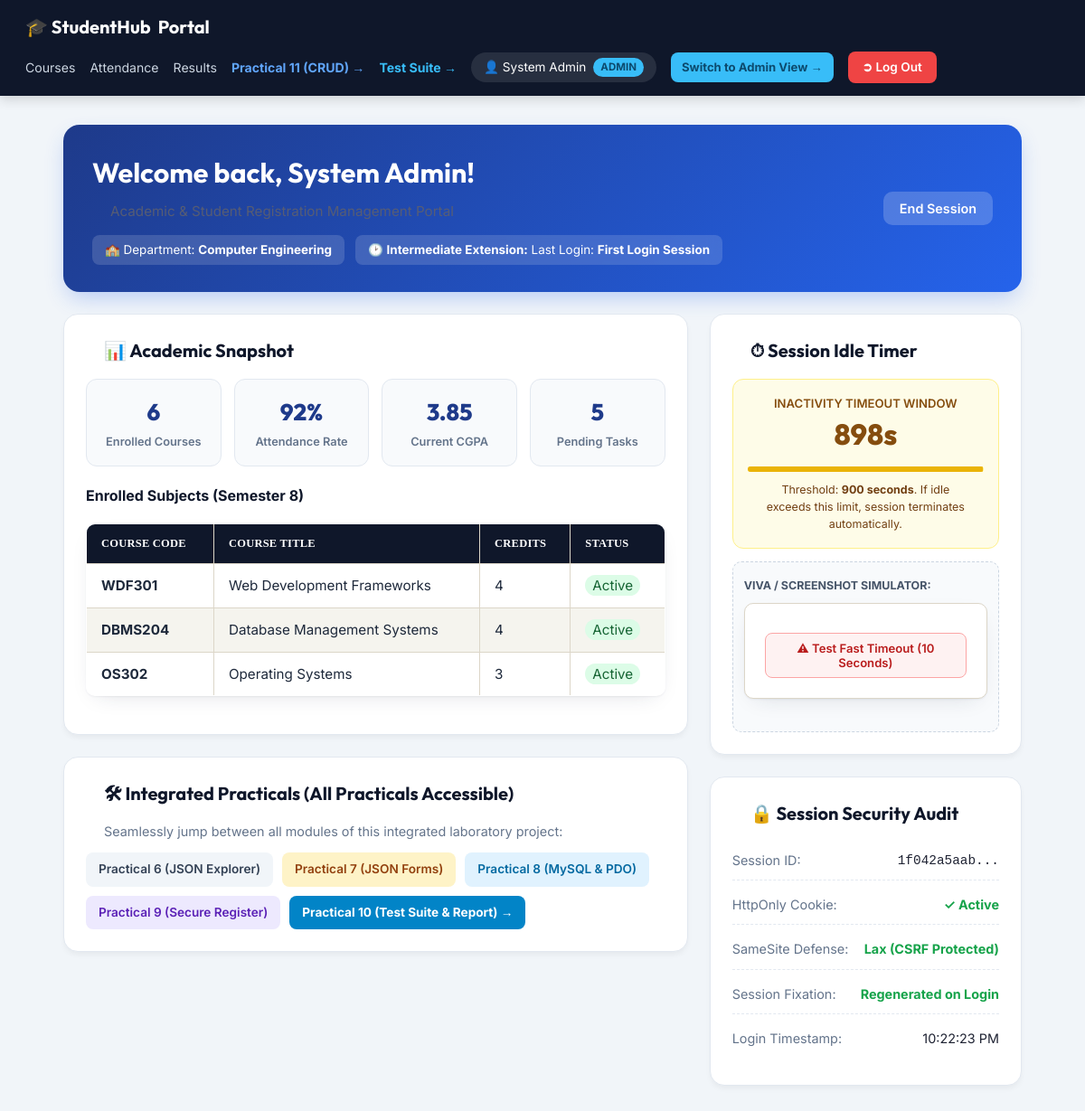
Page /dashboard.php (signed in) on the committed database.
### tables this page shows
CREATE TABLE `users` (
    `user_id` INT AUTO_INCREMENT PRIMARY KEY,
    `username` VARCHAR(50) NOT NULL UNIQUE,
    `full_name` VARCHAR(100) NOT NULL,
    `email` VARCHAR(120) NOT NULL UNIQUE,
    `password_hash` VARCHAR(255) NOT NULL,
    `phone` VARCHAR(15) NOT NULL,
    `department` VARCHAR(50) NOT NULL,
    `semester` TINYINT UNSIGNED NOT NULL DEFAULT 1 CHECK (`semester` BETWEEN 1 AND 8),
    `role` ENUM('STUDENT', 'FACULTY', 'ADMIN') NOT NULL DEFAULT 'STUDENT',
    `is_active` TINYINT(1) NOT NULL DEFAULT 1,
    `last_login` TIMESTAMP NULL DEFAULT NULL,
    `created_at` TIMESTAMP DEFAULT CURRENT_TIMESTAMP,
    `updated_at` TIMESTAMP DEFAULT CURRENT_TIMESTAMP ON UPDATE CURRENT_TIMESTAMP,
    INDEX `idx_users_email` (`email`),
    INDEX `idx_users_username` (`username`),
    INDEX `idx_users_role` (`role`)
);

### auth.php (called while the page is built, shortened)
<?php
function initSecureSession() {
    if (!empty($_SESSION['user_id'])) {
        $timeout = isset($_SESSION['custom_timeout']) ? (int)$_SESSION['custom_timeout'] : DEFAULT_SESSION_TIMEOUT;
    }
}
function checkSessionTimeout($timeoutSeconds = DEFAULT_SESSION_TIMEOUT) {
    $now = time();
    $lastActivity = $_SESSION['last_activity'] ?? $now;
    $idleTime = $now - $lastActivity;
}
function isLoggedIn() {
    return !empty($_SESSION['user_id']);
}
function getCurrentUser() {
    return [
        'user_id'       => $_SESSION['user_id'],
        'username'      => $_SESSION['username'],
        'full_name'     => $_SESSION['full_name'],
        'email'         => $_SESSION['email'],
        'role'          => $_SESSION['role'],
        'department'    => $_SESSION['department'] ?? 'General',
        'semester'      => $_SESSION['semester'] ?? 1,
        'login_time'    => $_SESSION['login_time'] ?? time(),
        'last_activity' => $_SESSION['last_activity'] ?? time()
    ];
}

### dashboard.php (the view, shortened to what this page needs)
<?php
require_once __DIR__ . '/auth.php';
$user = getCurrentUser();
$mysqli = getMySQLiConnection(true);
$lastLoginDisplay = 'First Login Session';
if ($mysqli && !empty($user['user_id'])) {
    $stmt = $mysqli->prepare("SELECT full_name, email, department, semester, role, last_login, created_at FROM users WHERE user_id = ?");
    if ($stmt) {
        $stmt->bind_param("i", $user['user_id']);
        $stmt->execute();
        $row = $stmt->get_result()->fetch_assoc();
    }
}
$timeoutSeconds = isset($_SESSION['custom_timeout']) ? (int)$_SESSION['custom_timeout'] : DEFAULT_SESSION_TIMEOUT;
$idleTime = time() - ($_SESSION['last_activity'] ?? time());
$remainingSeconds = max(0, $timeoutSeconds - $idleTime);
?>
<!DOCTYPE html>
<html lang="en">
<head>
    <link rel="stylesheet" href="style.css">
</head>
<body>
    <header class="top-navbar">
        <a href="index.html" class="brand-logo">
            &#127891; StudentHub <span>Portal</span>
        </a>
        <div class="nav-actions">
            <a href="courses.html" style="color: #cbd5e1; text-decoration: none; font-size: 0.88rem;">Courses</a>
            <a href="attendance.html" style="color: #cbd5e1; text-decoration: none; font-size: 0.88rem;">Attendance</a>
            <a href="result.html" style="color: #cbd5e1; text-decoration: none; font-size: 0.88rem;">Results</a>
            <a href="practical11_students.php" style="color: #60a5fa; text-decoration: none; font-size: 0.88rem; font-weight: 700;">Practical 11 (CRUD) &rarr;</a>
            <a href="practical10_test.php" style="color: #38bdf8; text-decoration: none; font-size: 0.88rem; font-weight: 700;">Test Suite &rarr;</a>
            <div class="user-tag">
                <span>&#128100; <?= htmlspecialchars($user['full_name']) ?></span>
                <span class="role-badge"><?= htmlspecialchars($user['role']) ?></span>
            </div>
            <?php if ($user['role'] === 'ADMIN'): ?>
                <a href="admin_dashboard.php" style="background: #38bdf8; color: #0c4a6e; text-decoration: none; padding: 6px 12px; border-radius: 8px; font-size: 0.82rem; font-weight: 700;">
                    Switch to Admin View &rarr;
                </a>
            <?php endif; ?>
            <a href="logout.php" class="btn-logout">&#10162; Log Out</a>
        </div>
    </header>
    <div class="container">
        <div class="welcome-card">
            <div>
                <h1>Welcome back, <?= htmlspecialchars($user['full_name']) ?>!</h1>
                <p>Academic &amp; Student Registration Management Portal</p>
                <div class="meta-chips">
                    <div class="meta-chip">&#127979; Department: <strong><?= htmlspecialchars($user['department']) ?></strong></div>
                    <div class="meta-chip">&#128337; <strong>Intermediate Extension:</strong> Last Login: <strong><?= $lastLoginDisplay ?></strong></div>
                </div>
            </div>
            <div>
                <a href="logout.php" style="background: rgba(255,255,255,0.2); color: #fff; padding: 10px 18px; border-radius: 10px; text-decoration: none; font-weight: 600; font-size: 0.9rem; backdrop-filter: blur(8px);">
                    End Session
                </a>
            </div>
        </div>
        <div class="dashboard-grid">
            <div>
                <div class="card">
                    <h3>&#128202; Academic Snapshot</h3>
                    <div class="stat-grid">
                        <div class="stat-box">
                            <div class="stat-value">6</div>
                            <div class="stat-label">Enrolled Courses</div>
                        </div>
                        <div class="stat-box">
                            <div class="stat-value">92%</div>
                            <div class="stat-label">Attendance Rate</div>
                        </div>
                        <div class="stat-box">
                            <div class="stat-value">3.85</div>
                            <div class="stat-label">Current CGPA</div>
                        </div>
                        <div class="stat-box">
                            <div class="stat-value">5</div>
                            <div class="stat-label">Pending Tasks</div>
                        </div>
                    </div>
                    <h4 style="margin: 20px 0 12px 0; color: #0f172a;">Enrolled Subjects (Semester <?= htmlspecialchars($user['semester']) ?>)</h4>
                    <table class="data-table" style="width: 100%; border-collapse: collapse; font-size: 0.88rem;">
                        <thead>
                            <tr style="background: #f8fafc; text-align: left;">
                                <th style="padding: 10px; border-bottom: 2px solid #e2e8f0;">Course Code</th>
                                <th style="padding: 10px; border-bottom: 2px solid #e2e8f0;">Course Title</th>
                                <th style="padding: 10px; border-bottom: 2px solid #e2e8f0;">Credits</th>
                                <th style="padding: 10px; border-bottom: 2px solid #e2e8f0;">Status</th>
                            </tr>
                        </thead>
                        <tbody>
                            <tr>
                                <td style="padding: 10px; border-bottom: 1px solid #e2e8f0;"><strong>WDF301</strong></td>
                                <td style="padding: 10px; border-bottom: 1px solid #e2e8f0;">Web Development Frameworks</td>
                                <td style="padding: 10px; border-bottom: 1px solid #e2e8f0;">4</td>
                                <td style="padding: 10px; border-bottom: 1px solid #e2e8f0;"><span class="badge" style="background: #dcfce7; color: #166534; padding: 2px 8px; border-radius: 999px;">Active</span></td>
                            </tr>
                            <tr>
                                <td style="padding: 10px; border-bottom: 1px solid #e2e8f0;"><strong>DBMS204</strong></td>
                                <td style="padding: 10px; border-bottom: 1px solid #e2e8f0;">Database Management Systems</td>
                                <td style="padding: 10px; border-bottom: 1px solid #e2e8f0;">4</td>
                                <td style="padding: 10px; border-bottom: 1px solid #e2e8f0;"><span class="badge" style="background: #dcfce7; color: #166534; padding: 2px 8px; border-radius: 999px;">Active</span></td>
                            </tr>
                            <tr>
                                <td style="padding: 10px; border-bottom: 1px solid #e2e8f0;"><strong>OS302</strong></td>
                                <td style="padding: 10px; border-bottom: 1px solid #e2e8f0;">Operating Systems</td>
                                <td style="padding: 10px; border-bottom: 1px solid #e2e8f0;">3</td>
                                <td style="padding: 10px; border-bottom: 1px solid #e2e8f0;"><span class="badge" style="background: #dcfce7; color: #166534; padding: 2px 8px; border-radius: 999px;">Active</span></td>
                            </tr>
                        </tbody>
                    </table>
                </div>
                <div class="card">
                    <h3>&#128736; Integrated Practicals (All Practicals Accessible)</h3>
                    <p style="color: #64748b; font-size: 0.9rem; margin-top: 0;">
                        Seamlessly jump between all modules of this integrated laboratory project:
                    </p>
                    <div style="display: flex; gap: 10px; flex-wrap: wrap;">
                        <a href="practical6.html" style="background: #f1f5f9; padding: 8px 14px; border-radius: 8px; text-decoration: none; font-size: 0.85rem; color: #334155; font-weight: 600;">Practical 6 (JSON Explorer)</a>
                        <a href="practical7_register.php" style="background: #fef3c7; padding: 8px 14px; border-radius: 8px; text-decoration: none; font-size: 0.85rem; color: #92400e; font-weight: 600;">Practical 7 (JSON Forms)</a>
                        <a href="practical8_test.php" style="background: #e0f2fe; padding: 8px 14px; border-radius: 8px; text-decoration: none; font-size: 0.85rem; color: #0369a1; font-weight: 600;">Practical 8 (MySQL &amp; PDO)</a>
                        <a href="register.php" style="background: #ede9fe; padding: 8px 14px; border-radius: 8px; text-decoration: none; font-size: 0.85rem; color: #5b21b6; font-weight: 600;">Practical 9 (Secure Register)</a>
                        <a href="practical10_test.php" style="background: #0284c7; padding: 8px 14px; border-radius: 8px; text-decoration: none; font-size: 0.85rem; color: #ffffff; font-weight: 700;">Practical 10 (Test Suite &amp; Report) &rarr;</a>
                    </div>
                </div>
            </div>
            <div>
                <div class="card">
                    <h3>&#9201; Session Idle Timer</h3>
                    <div class="timer-box">
                        <div style="font-size: 0.82rem; color: #854d0e; font-weight: 600;">INACTIVITY TIMEOUT WINDOW</div>
                        <div class="countdown-digits" id="timerCount"><?= $remainingSeconds ?>s</div>
                        <div class="timer-bar">
                            <div class="timer-fill" id="timerFill"></div>
                        </div>
                        <p style="margin: 6px 0 0 0; font-size: 0.78rem; color: #713f12;">
                            Threshold: <strong><?= $timeoutSeconds ?> seconds</strong>. If idle exceeds this limit, session terminates automatically.
                        </p>
                    </div>
                    <div style="margin-top: 14px; padding: 12px; background: #f8fafc; border: 1px dashed #cbd5e1; border-radius: 10px;">
                        <span style="font-size: 0.78rem; font-weight: 700; color: #475569;">VIVA / SCREENSHOT SIMULATOR:</span>
                        <form method="POST" style="margin-top: 8px;">
                            <?php if ($timeoutSeconds > 15): ?>
                                <button type="submit" name="set_test_timeout" class="btn-sim" style="background: #fef2f2; border-color: #fca5a5; color: #b91c1c;">
                                    &#9888; Test Fast Timeout (10 Seconds)
                                </button>
                            <?php else: ?>
                                <button type="submit" name="reset_timeout" class="btn-sim" style="background: #f0fdf4; border-color: #86efac; color: #166534;">
                                    &#10003; Reset Timeout to Default (15 mins)
                                </button>
                            <?php endif; ?>
                        </form>
                    </div>
                </div>
                <div class="card">
                    <h3>&#128274; Session Security Audit</h3>
                    <ul class="info-list">
                        <li>
                            <span style="color: #64748b;">Session ID:</span>
                            <code><?= substr(session_id(), 0, 10) ?>...</code>
                        </li>
                        <li>
                            <span style="color: #64748b;">HttpOnly Cookie:</span>
                            <span style="color: #16a34a; font-weight: 700;">&#10003; Active</span>
                        </li>
                        <li>
                            <span style="color: #64748b;">SameSite Defense:</span>
                            <span style="color: #16a34a; font-weight: 700;">Lax (CSRF Protected)</span>
                        </li>
                        <li>
                            <span style="color: #64748b;">Session Fixation:</span>
                            <span style="color: #16a34a; font-weight: 700;">Regenerated on Login</span>
                        </li>
                        <li>
                            <span style="color: #64748b;">Login Timestamp:</span>
                            <span><?= date('h:i:s A', $user['login_time']) ?></span>
                        </li>
                    </ul>
                </div>
            </div>
        </div>
    </div>
</body>
</html>

### style.css (style rules this page uses)
:root { --navy: #1c2541; --navy-deep: #12162b; --blue: #3547d6; --blue-soft: #4f5fe0; --paper: #fbf9f4; --card: #ffffff; --line: #dcd6c8; --ink: #1f2333; --ink-soft: #5c5f70; --gold: #d99a3d; --gold-deep: #b97e29; --good: #2f8f5b; --warn: #c1741f; --font-display: "Fraunces", Georgia, "Times New Roman", serif; --font-body: "Inter", -apple-system, BlinkMacSystemFont, "Segoe UI", sans-serif; --radius: 10px; --shadow: 0 1px 2px rgba(28, 37, 65, 0.06), 0 8px 24px -12px rgba(28, 37, 65, 0.18); }
* { box-sizing: border-box; }
html { scroll-behavior: smooth; }
body { margin: 0; font-family: var(--font-body); color: var(--ink); background: radial-gradient(1100px 500px at 100% -10%, #eef0ff 0%, transparent 55%), var(--paper); line-height: 1.55; padding-bottom: 60px; }
h3 { font-family: var(--font-display); color: var(--navy); font-size: 1.15rem; max-width: 900px; margin: 28px auto 10px; padding: 0 20px; }
p { max-width: 900px; margin: 12px auto; padding: 0 20px; color: var(--ink-soft); }
ul, ol { max-width: 900px; margin: 0 auto 20px; padding: 0 20px 0 44px; color: var(--ink); }
ul li, ol li { margin: 6px 0; }
a { color: var(--blue); }
table { border-collapse: collapse; width: 88%; max-width: 900px; margin: 18px auto; background: var(--card); border-radius: var(--radius); overflow: hidden; box-shadow: var(--shadow); border: 1px solid var(--line) !important; }
th, td { padding: 12px 16px !important; text-align: left; border: 1px solid var(--line) !important; font-size: 0.95rem; }
th { background: var(--navy); color: #fff; font-family: var(--font-display); font-weight: 600; letter-spacing: 0.02em; text-transform: uppercase; font-size: 0.78rem; }
tr:nth-child(even) td { background: #f5f4ee; }
form { max-width: 900px; margin: 0 auto 24px; padding: 22px; background: var(--card); border: 1px solid var(--line); border-radius: var(--radius); box-shadow: var(--shadow); }
input[type="submit"], input[type="reset"], input[type="button"], button { font-family: var(--font-body); font-weight: 600; font-size: 0.92rem; padding: 10px 22px; border-radius: 999px; border: none; cursor: pointer; margin: 4px 6px 0 0; transition: transform 0.1s ease, box-shadow 0.15s ease; }
input[type="submit"], input[type="button"], button { background: linear-gradient(135deg, var(--blue) 0%, var(--blue-soft) 100%); color: #fff; box-shadow: 0 4px 12px -4px rgba(53, 71, 214, 0.5); }
button { padding: 0; background: none; box-shadow: none; }

### rows in the picture
users: full_name "System Admin", role "ADMIN", department "Computer Engineering", semester "8"

### other values in the picture
$lastLoginDisplay "First Login Session"
$timeoutSeconds "900"
substr(session_id(), 0, 10) "1f042a5aab"
date('h:i:s A', $user['login_time']) "10:22:23 PM"
